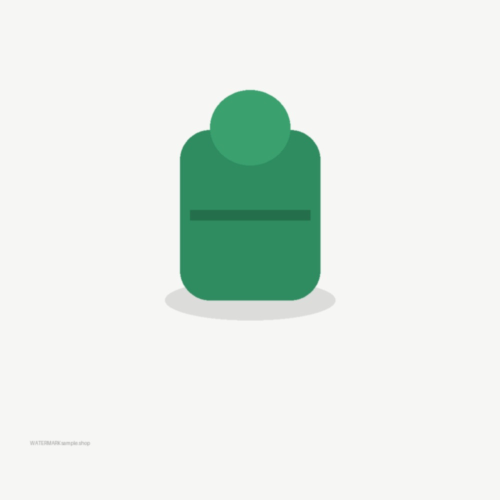
#> input picture tests/fixtures/prod.jpg, 1000 x 1000 px (shown at 1/2 size)
$ python -i scene_ai.py   (imports and definitions only)
#> lines starting #> are read from the running program, lines starting #| are printed output that depends on the picture; after the words box and inside, x2 and y2 are one past the last pixel; in counts of white or black regions, pixels touching at a corner belong together
#> further down, picture is the input picture: PIL image 1000x1000 RGB; mean R, G, B 225.3, 234.9, 228.6
"""场景图改进（v2.53）：AI 写提示词（看白底产品图）→ 一次出几张候选 → AI 看图质检打分 → 员工挑；
类目模板（泰国家居风格，可以改）、多尺寸（1:1 / 3:4 / 4:3 / 16:9 / 9:16）、批量（后台排队、进度、可取消）、费用（先估再算实际）。

保持真实产品：出图服务商能「参考图改图」时把产品抠图当参考图；不能改图时只生成空场景，再把真实产品抠图贴上去（产品不会走样）。
Claude 等文字 AI 不能出图：它们只写提示词和质检（「系统 → AI 接口」的「场景图提示词」「场景图质检」任务），出图用「场景图」任务的服务商。
"""
import io
import json
import os
import re
import threading
import time
import uuid

from PIL import Image, ImageChops, ImageDraw, ImageFilter

from .config import DATA_DIR

CAND_DIR = os.path.join(DATA_DIR, "scene_cand")
ASPECTS = {"1:1": (1200, 1200), "3:4": (1200, 1600), "4:3": (1600, 1200), "16:9": (1600, 900), "9:16": (900, 1600)}
MAX_N = 6

# 类目模板（泰国常见的家居风格）。cats：类目名 / 品名里有这些词时推荐这个模板。设置里可以改（config: scene_templates）。
DEFAULT_TEMPLATES = [
    {"key": "thai_condo", "zh": "泰式现代公寓", "th": "คอนโดโมเดิร์นแบบไทย",
     "prompt": "on a sleek light-wood sideboard in a modern Bangkok condo living room, warm teak accents, large window with soft city daylight, a potted monstera softly blurred",
     "cats": ["家居", "装饰", "摆件", "收纳", "花瓶", "home", "decor", "vase", "storage"]},
    {"key": "tropical_wood", "zh": "热带木质风", "th": "ไม้สไตล์ทรอปิคอล",
     "prompt": "on a rustic teak wood table in a tropical Thai house, rattan furniture and green palm leaves softly blurred, warm natural sunlight",
     "cats": ["植物", "花盆", "木", "plant", "pot", "wood"]},
    {"key": "minimal_white", "zh": "极简白色", "th": "มินิมอลสีขาว",
     "prompt": "on a clean white surface against a soft off-white wall, minimalist style, gentle diffused daylight and a soft natural shadow",
     "cats": []},
    {"key": "kids_room", "zh": "儿童房", "th": "ห้องเด็ก",
     "prompt": "on a small white play table in a bright pastel Thai kids bedroom, soft toys and colourful decor softly blurred",
     "cats": ["玩具", "儿童", "解压", "toy", "kids", "fidget", "game"]},
    {"key": "desk_office", "zh": "书桌 / 办公", "th": "โต๊ะทำงาน / ออฟฟิศ",
     "prompt": "on a tidy modern home-office desk next to a laptop and a coffee mug, soft window daylight, a Bangkok home office",
     "cats": ["办公", "文具", "手机", "电脑", "键盘", "支架", "office", "stationery", "phone", "desk", "stand", "keycap"]},
    {"key": "outdoor", "zh": "户外 / 花园", "th": "กลางแจ้ง / สวน",
     "prompt": "on a wooden outdoor table in a lush tropical Thai garden, green leaves and soft sunlight bokeh",
     "cats": ["户外", "园艺", "露营", "garden", "outdoor", "camping"]},
    {"key": "kitchen", "zh": "厨房", "th": "ห้องครัว",
     "prompt": "on a clean light marble kitchen countertop in a bright Thai home kitchen, utensils and herbs softly blurred",
     "cats": ["厨房", "餐具", "kitchen", "cup", "tableware"]},
    {"key": "car", "zh": "车内", "th": "ในรถ",
     "prompt": "inside a modern car on the dashboard / center console area, daylight through the windshield",
     "cats": ["汽车", "车载", "car", "auto"]},
]


class SceneAIError(Exception):
    pass


# ---------------- 模板 ----------------
# [56 lines left out: functions templates, clean_templates, suggest, _template, open_rgba, not called in this run]


def cutout(im):
    """产品抠图：已经是透明背景就直接用；白底图从四边把接近白色的连通区域去掉（和编辑页的浏览器抠图同一个办法）。"""
    im = im.convert("RGBA")
    a = im.getchannel("A")
#> a: PIL image 1000x1000 L; every value is 255
    if a.getextrema()[0] < 250:
        bbox = a.point(lambda v: 255 if v > 8 else 0).getbbox()
        return im.crop(bbox) if bbox else im
    rgb = im.convert("RGB")
    w, h = rgb.size
#> w = 1000; h = 1000
    key = (255, 0, 254)
    for pt in ((0, 0), (w - 1, 0), (0, h - 1), (w - 1, h - 1), (w // 2, 0), (w // 2, h - 1), (0, h // 2), (w - 1, h // 2)):
        px = rgb.getpixel(pt)
        if min(px) > 225 and px != key:
            ImageDraw.floodfill(rgb, pt, key, thresh=40)
#> this loop made 8 passes
#> px on passes 1 to 8: (246, 246, 244), (255, 0, 254), (255, 0, 254), (255, 0, 254), (255, 0, 254), (255, 0, 254), (255, 0, 254), (255, 0, 254)
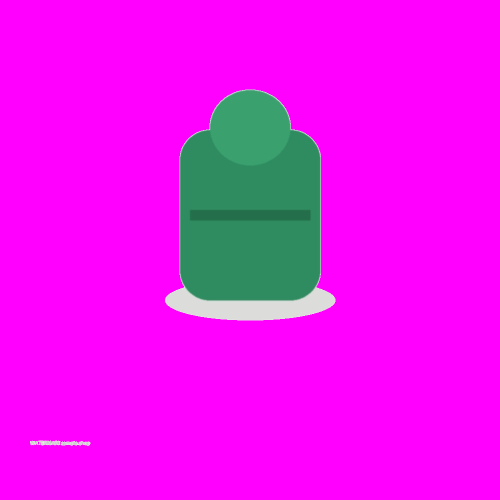
#> rgb: PIL image 1000x1000 RGB (shown at 1/2 size); mean R, G, B 233.3, 18, 237.4
    r, g, b = rgb.split()
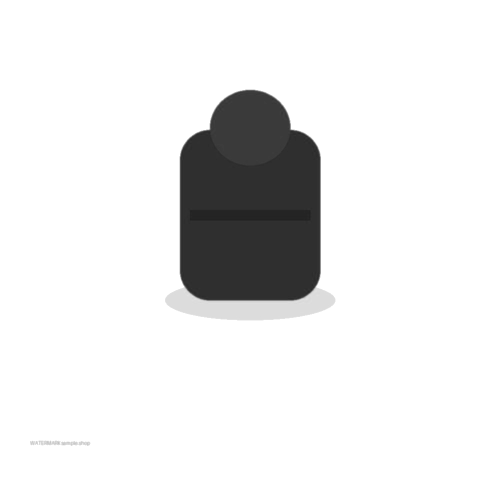
#> r: PIL image 1000x1000 L (shown at 1/2 size); min 30, max 255, mean 233.3
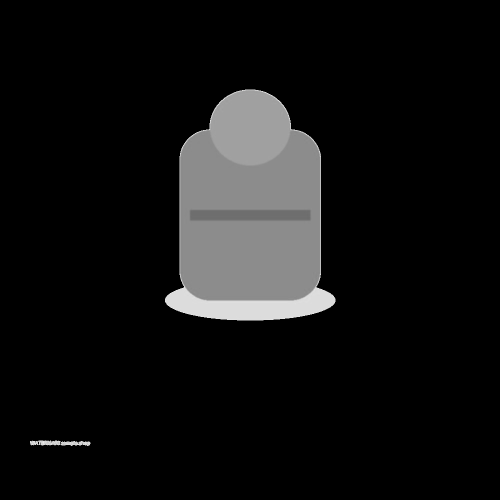
#> g: PIL image 1000x1000 L (shown at 1/2 size); min 0, max 244, mean 18
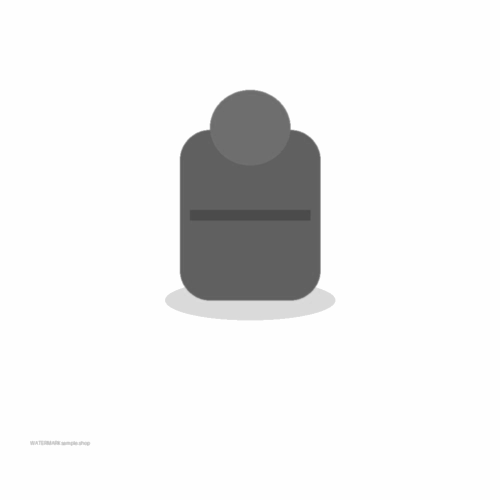
#> b: PIL image 1000x1000 L (shown at 1/2 size); min 72, max 254, mean 237.4
    bgmask = ImageChops.multiply(ImageChops.multiply(r.point(lambda v: 255 if v == 255 else 0), g.point(lambda v: 255 if v == 0 else 0)),
                                 b.point(lambda v: 255 if v == 254 else 0))
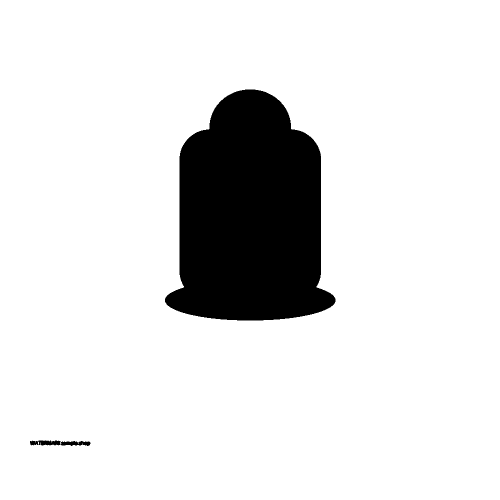
#> bgmask: PIL image 1000x1000 L (shown at 1/2 size); 88.2% white; 3 black regions, box (x1, y1, x2, y2) and area: (330, 179, 671, 641) 117025, (60, 881, 121, 891) 484, (122, 882, 181, 892) 418
    alpha = ImageChops.invert(bgmask).filter(ImageFilter.GaussianBlur(0.8))
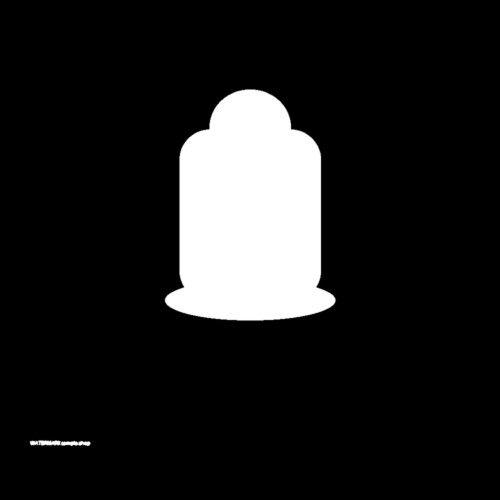
#> alpha: PIL image 1000x1000 L (shown at 1/2 size); min 0, max 255, mean 30.1
    out = im.copy()
    out.putalpha(alpha)
    bbox = alpha.point(lambda v: 255 if v > 8 else 0).getbbox()
#> bbox = (59, 178, 672, 893)
    return out.crop(bbox) if bbox else out
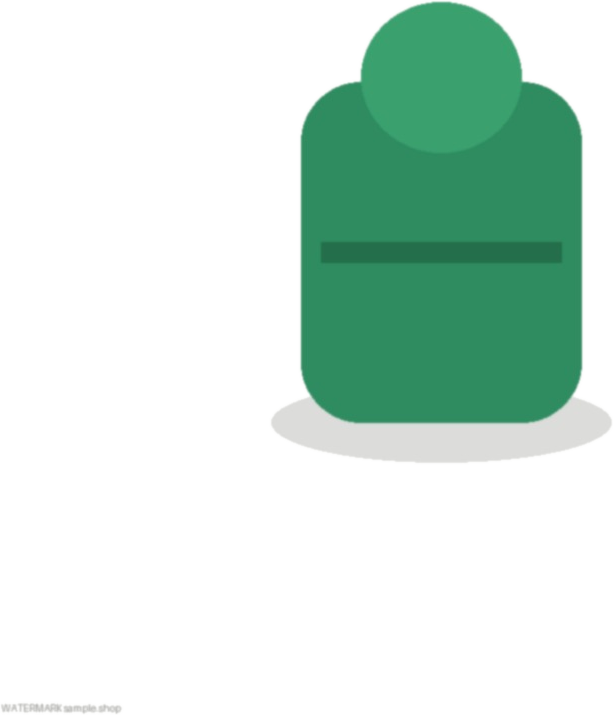
#> returned value: PIL image 613x715 RGBA; mean R, G, B, A 198.8, 220.8, 208.8, 68.6; transparent parts drawn white


# [106 lines left out: functions padded_png, fit_aspect, composite, product_image, _b64, _on_white and 3 more, not called in this run]


PROMPT_SYS = ("You write prompts for an image model that makes e-commerce lifestyle photos for Shopee / Lazada Thailand. "
              "Look at the product photo. Describe a believable Thai home scene where a buyer would use this product. "
              "Never describe the product's design (the image model gets the real product); never mention 3D printing, brands or text. "
              "Output only JSON.")


# [23 lines left out: function ai_scenes, not called in this run]


# ---------------- 质检 ----------------
QA_SYS = ("You are a strict e-commerce photo QA checker. LEFT = the real product (reference). RIGHT = a generated lifestyle photo. "
          "Check: is the product in the right photo the SAME shape and proportions as the reference, the SAME colours, not distorted, "
          "not duplicated; is there any added text / letters / watermark / logo; does the photo look realistic (lighting, shadow, scale). "
          "Output only JSON.")
QA_USER = ('Reply JSON: {"score": 0-100, "shape_ok": true/false, "color_ok": true/false, "no_text": true/false, '
           '"realistic": true/false, "issues_zh": "short Chinese", "issues_th": "the same in Thai"}')


# [38 lines left out: functions qa, _dir, _index, not called in this run]


_ilock = threading.Lock()


# [6 lines left out: function _save_index, not called in this run]


def list_cands(pid):
    return [dict(c, url=f"/scene-cand/{pid}/{c['file']}") for c in _index(pid) if os.path.exists(os.path.join(_dir(pid), c["file"]))]


# [93 lines left out: functions delete_cand, picked_images, generate, estimate, not called in this run]


# ---------------- 批量（后台排队） ----------------
BATCH = {"running": False}
_block = threading.Lock()


# [66 lines left out: functions batch_status, batch_cancel, batch_start, not called in this run]

>>> from PIL import Image
>>> picture = Image.open('../tests/fixtures/prod.jpg')
>>> result = cutout(picture)

$ run again, on tests/fixtures/y_live_none_zh.png
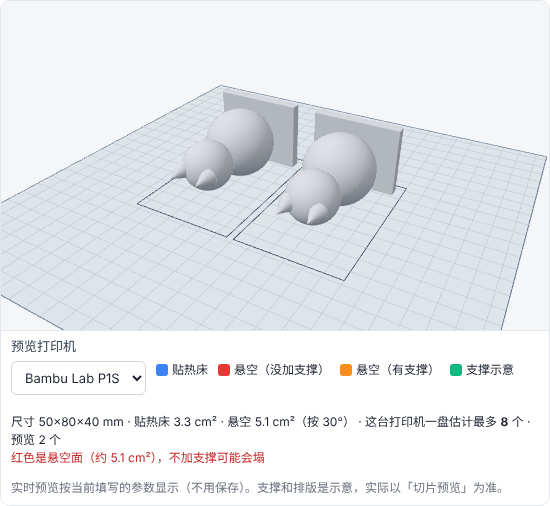
#> input picture tests/fixtures/y_live_none_zh.png, 550 x 506 px
#> picture is the input picture: PIL image 550x506 RGB; mean R, G, B 232.6, 234.7, 238.2
#> a: PIL image 550x506 L; every value is 255
#> the loop in cutout, `for pt in ((0, 0), (w - 1, 0), (0, h - 1), (w - 1, h - 1), (w // 2, 0)..` made 8 passes
#> px on passes 1 to 8: (255, 255, 255), (255, 0, 254), (255, 255, 255), (255, 0, 254), (227, 230, 235), (227, 230, 235), (227, 230, 235), (255, 0, 254)
#> in cutout, `bgmask = ImageChops.multiply(ImageChops.multiply(r.point(lambda v: 255..`:
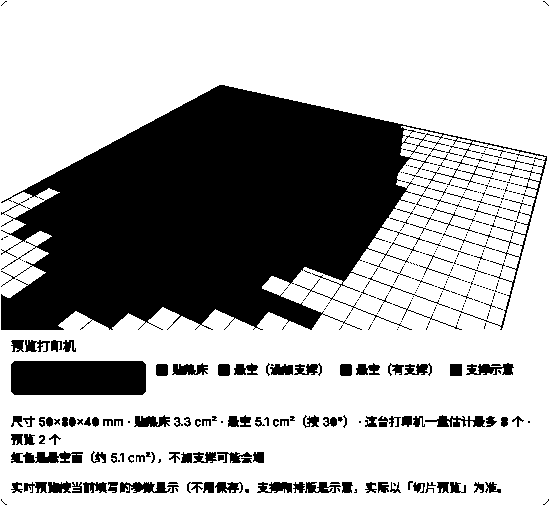
#> bgmask: PIL image 550x506 L; 68.8% white; 466 black regions (333 under 20 px), largest, box (x1, y1, x2, y2) and area: (1, 85, 547, 330) 69347, (11, 361, 146, 395) 4566, (23, 451, 83, 463) 496
#> in cutout, `out.putalpha(alpha)`:
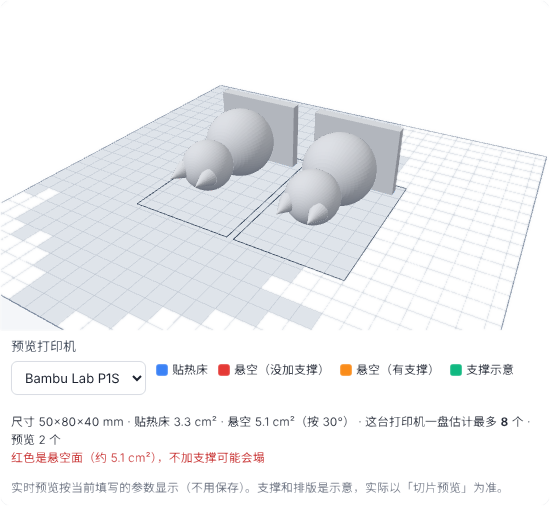
#> out: PIL image 550x506 RGBA; mean R, G, B, A 232.6, 234.7, 238.2, 79.6; transparent parts drawn white
#> bbox = (0, 0, 550, 506)
